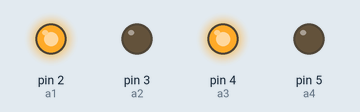
A sketch run on a simulated Arduino Uno, built with avr-gcc and run on an emulated ATmega328P. Shown: output pins drawn as LEDs (lit = HIGH).

Above: at 0.1 s.
Timing chart, 0 to 1.6 s (numbered marks = the images above):
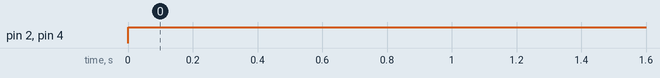

Measured:
- by itself, pin 2 (a1), pin 4 (a3): LOW → HIGH at 0.00 s

The sketch:

brilliant_inari_jofo1.ino
```cpp
// C++ code
#define a1 2
#define a2 3
#define a3 4
#define a4 5

void setup()
{
   pinMode(a1,OUTPUT);
   pinMode(a2,OUTPUT);
   pinMode(a3,OUTPUT);
   pinMode(a4,OUTPUT);
}

void loop()
{
  digitalWrite(a1, HIGH);
  digitalWrite(a2, LOW);
  digitalWrite(a3, HIGH);
  digitalWrite(a4, LOW);
  delay (1000);
}
```
